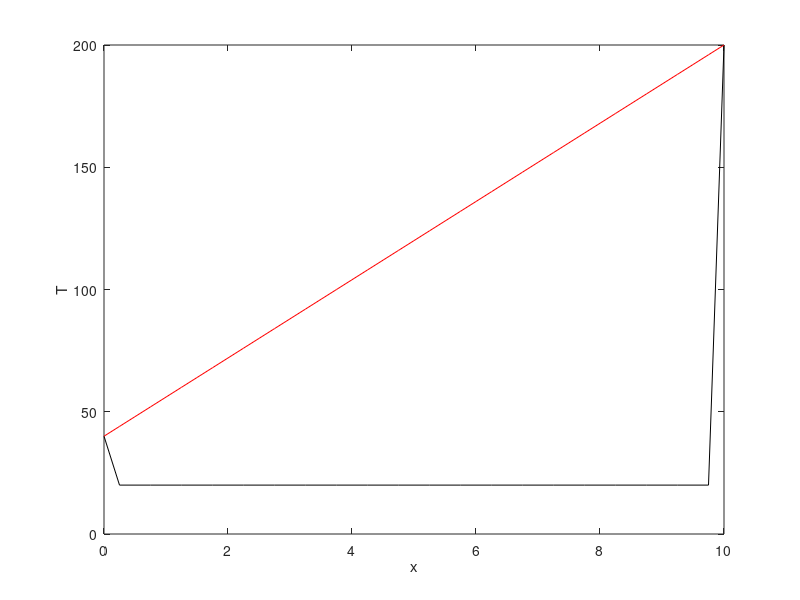

MATLAB code to generate this figure: (Note: this script raises an error after producing the figure.)
% MCEN 3030
% Spring 2020
% Transient heat diffusion  
% fully explicit

clear all; clc; close all
global dx nx a

% setup discrete system and constants
L  = 10;            % length
dx = 0.25;
nx = L/dx+1;

a  = 1;

tf = 100;
dt = 0.01;
nt = tf/dt+1;

x  = 0:dx:L;
To = 20;

% boundary values
TA = 40;
TB = 200;

kmax = nt;

s = dt*a/dx^2


% initial condition
T = zeros(nx,kmax);
T(:,1)=To;

% BC's
T(1,:)=TA;
T(nx,:)=TB;

% plot initial conditions
plot(x,T(:,1),'-k')
xlabel('x')
ylabel('T')
hold on

%Explicit
% for k = 1:kmax-1
%     
%     for i = 2:nx-1
%         
%         T(i,k+1)  = T(i,k) + s * (T(i-1,k) - 2 * T(i,k) + T(i+1,k));
%         
%     end
%     
%     plot intermediate solutions
%     plot(x,T(:,k+1),'-b')
%     drawnow
%     
% end
% 
% plot final equilibrium solution
% plot(x,T(:,k+1),'-r')
% 
% 
% plot Temperature vs time for a few points in space
% figure()
% plot(0:dt:tf,T(5,:),'-b')
% hold on
% plot(0:dt:tf,T(20,:),'-r')
% plot(0:dt:tf,T(30,:),'-m')
% legend('T_5','T_{20}','T_{30}')
% xlabel('t')
% ylabel('T')

%Implicirt

tic
% Make A 
A = -s *diag(ones(nx-3,1),-1) + (1+ 2*s)*diag(ones(nx-2,1),0) + -s*diag(ones(nx-3,1),+1);
[L,U] = lu(A);
    
for k = 1:kmax-1
    
    
    %make B
    b = T(2:nx-1,k);
    b(1) = b(1) + s* TA;
    b(end) = b(end) + s*TB;
    
    %solve
    T(2:nx-1,k+1) = U\(L\b);
    
    % plot intermediate solutions
      %plot(x,T(:,k+1),'-b')
      %drawnow
    
end
toc
% plot final equilibrium solution
plot(x,T(:,k+1),'-r')


% % plot Temperature vs time for a few points in space
% figure()
% plot(0:dt:tf,T(5,:),'-b')
% hold on
% plot(0:dt:tf,T(20,:),'-r')
% plot(0:dt:tf,T(30,:),'-m')
% legend('T_5','T_{20}','T_{30}')
% xlabel('t')
% ylabel('T')




global a dx nx

t_init = 0;
t_final = tf;
tspan = [t_init t_final];

%[T1 T2 T3 T4 T5
v_init = [TA ones(1,nx-2)* To TB];

[t,v] = ode23s(@heatdiffODE,tspan,v_init);



% plot final equilibrium solution
plot(x,T(:,end),'-r')
% plot Temperature vs time for a few points in space
figure()
plot(t,T(5,:),'-b')
hold on
plot(t,T(20,:),'-r')
plot(t,T(30,:),'-m')
legend('T_5','T_{20}','T_{30}')
xlabel('t')
ylabel('T')


function[dvdt] = heatdiffODE(t,v)

global a dx nx 
%V is T

% Dirchlet BCs are handled by definition of v_init
dvdt(1) = 0;
dvdt(nx) = 0;

%if I had Neumann BCs, they would be if statments inside loop over i


for i = 2:nx-1
    
    dvdt(i) = a / dx^2 *(v(i-1) -2 * v(i) + v(i+1));
    
end

dvdt = dvdt';
end


































